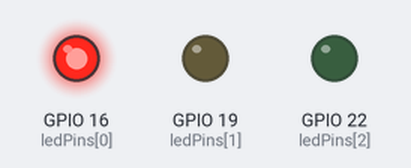
Bench run of a sketch on a simulated ESP32. On the bench: output pins drawn as LEDs (lit = HIGH).

Above: at 0.7 s.
At 3.7 s:
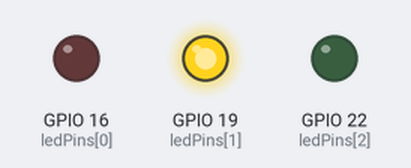
At 6.7 s:
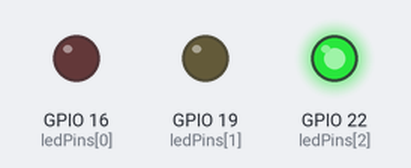
At 8.2 s:
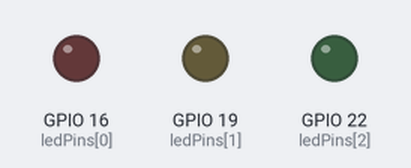
Timing chart, 0 to 11.7 s (numbered marks = the images above):
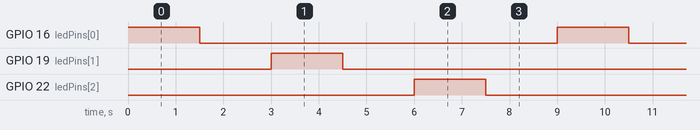

Measured:
- by itself, GPIO 16 (ledPins[0]), GPIO 19 (ledPins[1]), GPIO 22 (ledPins[2]): alternates HIGH for 1.5 s and LOW for 7.5 s
- by itself, everything shown: repeats every 9.0 s, in 6 steps

The sketch:

sketch.ino
```cpp
const int ledPins[] = {16, 19, 22};
const int numLeds = sizeof(ledPins) / sizeof(ledPins[0]);
const int espera = 1500;

void setup() {
  for(int i = 0; i < numLeds; i++){
    pinMode(ledPins[i], OUTPUT);
  }
}

void loop() {
  for(int i = 0; i < numLeds; i++){
    digitalWrite(ledPins[i], HIGH);
    delay(espera);
    digitalWrite(ledPins[i], LOW);
    delay(espera);
  }
}
```
